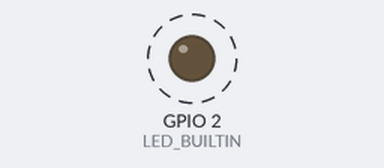
Bench run of a sketch on a simulated ESP32. On the bench: output pins drawn as LEDs (lit = HIGH). Dashed ring = blinking.

Above: at 0.2 s.
Timing chart, 0 to 3.0 s (numbered marks = the images above):
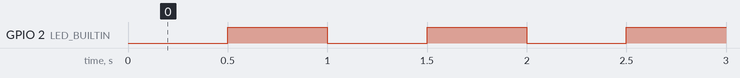

The sketch:

50_dutycycle.ino
```cpp
#define LED_BUILTIN 2

hw_timer_t *timer =NULL;
int x =0;

void IRAM_ATTR my(){
x=digitalRead(2);
digitalWrite(2 ,!x);
}


void setup() {
  // put your setup code here, to run once:
Serial.begin(9600);
pinMode(2 , OUTPUT);
timer=timerBegin(0 , 80 , true); // upcounting
timerAttachInterrupt(timer , &my , true); // edge triggered
timerAlarmWrite(timer ,500000 , true );
timerAlarmEnable(timer);

}

void loop() {
  // put your main code here, to run repeatedly:

}
```

Measured:
- by itself, GPIO 2 (LED_BUILTIN): alternates HIGH for 0.50 s and LOW for 0.50 s
